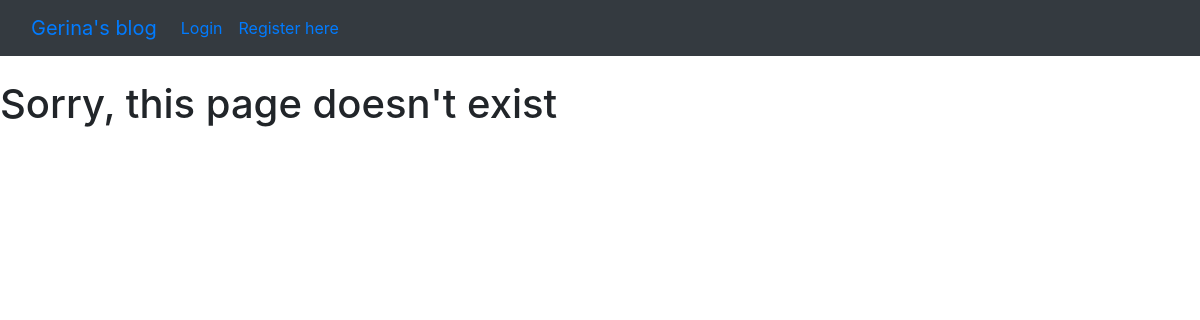
Page /category/Beauty/ on the earlier database version.
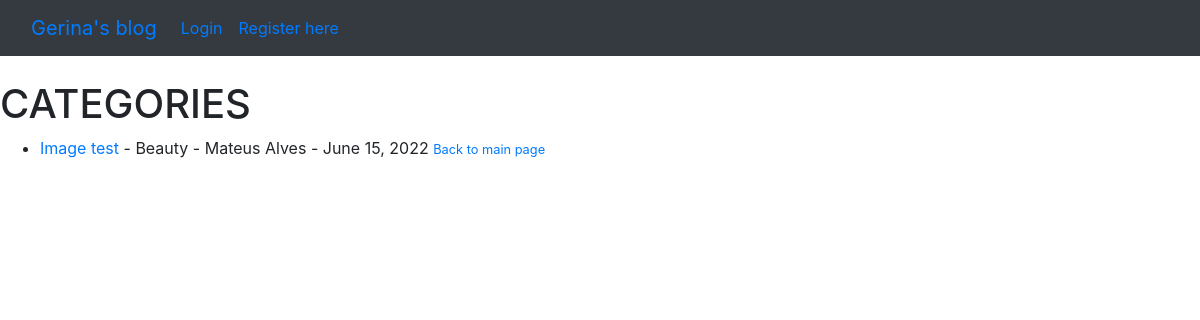
Same page on the later database version.
### theblog/models.py (models this page shows, shortened)
class Post(models.Model):
    title = models.CharField(max_length=255)
    header_image = models.ImageField(null=True, blank=True, upload_to='images/')
    author = models.ForeignKey(User, on_delete=models.CASCADE)
    body = RichTextField(blank=True, null=True)
    title_tag = models.CharField(max_length=255, default=title)
    post_date = models.DateField(auto_now_add=True)
    category = models.CharField(max_length=255, default='uncategorized')
    summary = models.CharField(max_length=255)
    likes = models.ManyToManyField(User, related_name='blog_post')

### theblog/views.py (the view)
# urls.py: path('category/<str:catego>/', CategoryView, name='category'),
def CategoryView(request, catego):
    category_posts = Post.objects.filter(category=catego).order_by('-post_date')
    return render(request, 'categories.html', {'catego':catego.title(), 'category_posts':category_posts})

### theblog/templates/categories.html (shortened to what this page needs)
{% extends 'base.html' %}
{% block content %}
{% if category_posts %}
    <h1> CATEGORIES</h1>
        <ul>
            {% for post in category_posts %}
                <li><a href="{% url 'article-detail' post.pk %}">{{ post.title }}</a>
                    - {{ post.category }}
                    - {{ post.author.first_name }} {{ post.author.last_name }}
                    - {{ post.post_date }}
                    <small>
            {% endfor %}
            <a href="{% url 'home' %}">Back to main page</a>
        </ul>
{% else %}
    <h1>Sorry, this page doesn't exist</h1>
{% endif %}
{% endblock %}

### theblog/templates/base.html (shortened to what this page needs)
<!doctype html>
<html lang="en">
  <head>
    <link rel="stylesheet" href="https://cdn.jsdelivr.net/npm/bootstrap@4.4.1/dist/css/bootstrap.min.css">
  </head>
  <body>
  <nav class="navbar navbar-expand-lg bg-dark">
  <div class="container-fluid">
    <a class="navbar-brand" href="{% url 'home' %}">Gerina's blog</a>
    <div class="collapse navbar-collapse" id="navbarSupportedContent">
      <ul class="navbar-nav me-auto mb-2 mb-lg-0">
        {% if user.is_authenticated %}
          <li class="nav-item">
            <a class="nav-link" href="{% url 'add_post' %}">Create a new post</a>
          </li>
           <li class="nav-item">
          <a class="nav-link" href="{% url 'add_category' %}">New blog category</a>
          </li>
         <li class="nav-item">
          <a class="nav-link" href="{% url 'edit_profile' %}">Edit Profile</a>
         </li>
          <li class="nav-item">
            <a class="nav-link" href="{% url 'logout' %}">Logout</a>
          </li>
        {% else %}
        <li class="nav-item">
          <a class="nav-link" href="{% url 'login' %}">Login</a>
        </li>
        <li class="nav-item">
          <a class="nav-link" href="{% url 'register' %}">Register here</a>
        </li>
        {% endif %}
      </ul>
    </div>
  </div>
</nav>
  <br>
    {%block content%}
    {%endblock%}
  </body>
</html>

Differences in the rows shown:
added Post: title "Image test", category "Beauty", author.first_name "Mateus", author.last_name "Alves", post_date "June 15, 2022"
Other differences:
text no longer shown: "Sorry, this page doesn't exist"
text now shown: "CATEGORIES Back to main page"
